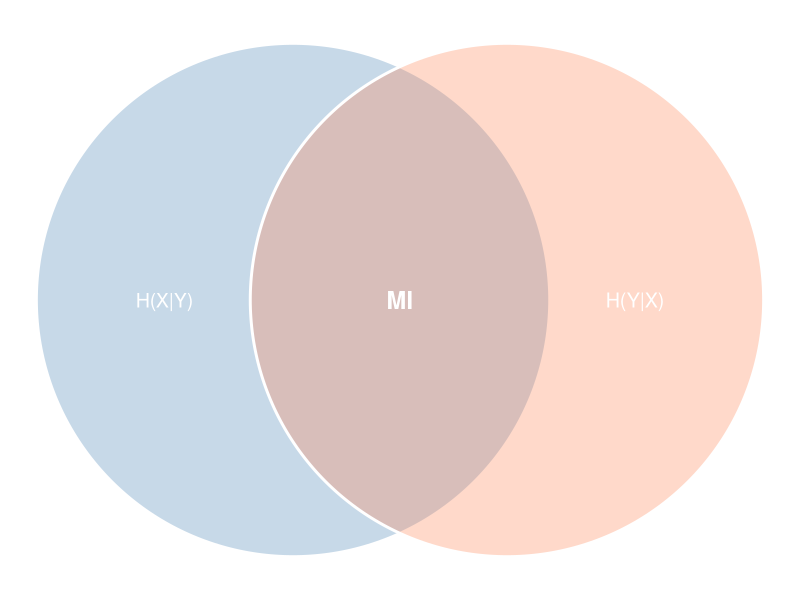
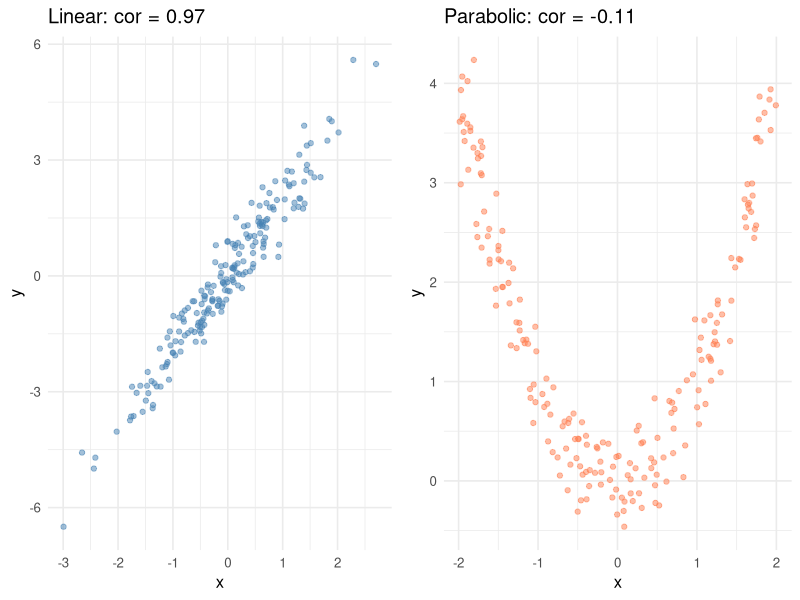

R code for these plots, in order:
## ---- chunk 1
#| label: setup
#| include: false

library(tidyverse)
library(knitr)
## ---- chunk 2
#| label: entropy-examples
#| echo: false

tibble::tribble(
  ~Box, ~Contents, ~Probabilities, ~H,
  "Box 1", "{A,A,A,A}", "(1)", "0",
  "Box 2", "{A,A,B,B}", "(½, ½)", "1",
  "Box 3", "{A,B,C,D}", "(¼,¼,¼,¼)", "2",
  "Box 4", "{A,A,B,C}", "(½,¼,¼)", "1.5"
) |> knitr::kable()
## ---- chunk 3
#| label: fig-mi-venn
#| echo: false
#| fig-height: 4
#| fig-width: 6

# Simple Venn-style diagram using ggplot
library(ggforce)

circles <- tibble(
  x0 = c(-0.5, 0.5),
  y0 = c(0, 0),
  r = c(1.2, 1.2),
  label = c("H(X)", "H(Y)")
)

ggplot() +
  geom_circle(data = circles, aes(x0 = x0, y0 = y0, r = r, fill = label), 
              alpha = 0.3, color = "white", linewidth = 1) +
  annotate("text", x = -1.1, y = 0, label = "H(X|Y)", size = 5, color = "white") +
  annotate("text", x = 1.1, y = 0, label = "H(Y|X)", size = 5, color = "white") +
  annotate("text", x = 0, y = 0, label = "MI", size = 6, fontface = "bold", color = "white") +
  coord_fixed() +
  theme_void() +
  theme(legend.position = "none") +
  scale_fill_manual(values = c("H(X)" = "steelblue", "H(Y)" = "coral"))
## ---- chunk 4
#| label: kl-example
#| echo: false

tibble::tribble(
  ~x, ~`P(x)`, ~`Q(x)`, ~`log₂(P/Q)`, ~Term,
  "A₁", "1/4", "2/8", "0", "0",
  "A₂", "1/4", "2/8", "0", "0",
  "B₁", "1/4", "1/8", "1", "1/4",
  "C₂", "1/4", "1/8", "1", "1/4"
) |> knitr::kable()
## ---- chunk 5
#| label: mi-vs-cor
#| echo: false
#| fig-height: 3.5
#| fig-width: 8

set.seed(42)
n <- 200

# Linear relationship
x1 <- rnorm(n)
y1 <- 2*x1 + rnorm(n, sd = 0.5)

# Nonlinear relationship (parabola)
x2 <- runif(n, -2, 2)
y2 <- x2^2 + rnorm(n, sd = 0.3)

p1 <- tibble(x = x1, y = y1) |>
  ggplot(aes(x, y)) +
  geom_point(alpha = 0.5, color = "steelblue") +
  labs(title = paste0("Linear: cor = ", round(cor(x1, y1), 2))) +
  theme_minimal(base_size = 12)

p2 <- tibble(x = x2, y = y2) |>
  ggplot(aes(x, y)) +
  geom_point(alpha = 0.5, color = "coral") +
  labs(title = paste0("Parabolic: cor = ", round(cor(x2, y2), 2))) +
  theme_minimal(base_size = 12)

gridExtra::grid.arrange(p1, p2, ncol = 2)
